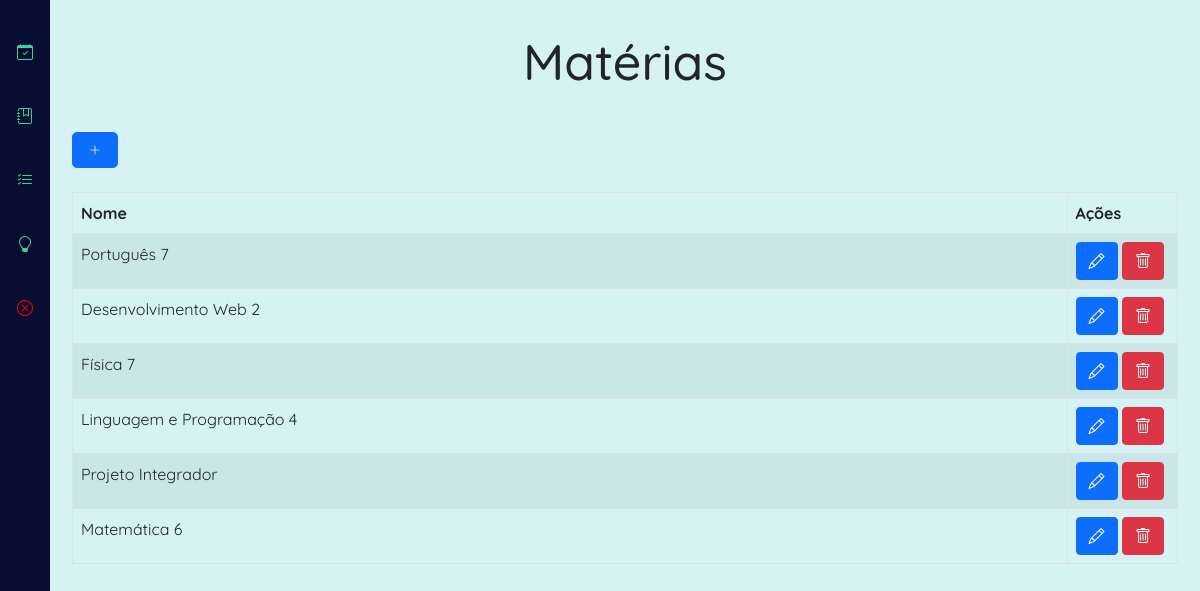
Page /tcc/materia/listar (signed in) on the committed database.
### tables this page shows
CREATE TABLE `materia` (
  `id` bigint(20) UNSIGNED NOT NULL,
  `nome` varchar(100) NOT NULL,
  `user_id` int(11) NOT NULL
);

### tcc/controllers/MateriaController.php (called while the page is built, shortened)
<?php
  class MateriaController extends Controller {
    public function listar() {
      $model = new Materia();
      $materias = $model->read();
      $materias = $model->getByUserM($_SESSION['id_usuario']);
      $dados = array();
      $dados['materias'] = $materias;
      $this->view("listagemMateria", $dados);
    }
  }
 ?>

### tcc/system/Model.php (called while the page is built, shortened)
<?php
  abstract class Model {
    protected $conexao;
    protected $tabela="";
    protected $query="";
    protected $ordem="id";
    public function __construct() {
      try {
        $opcoes = array(PDO::ATTR_ERRMODE => PDO::ERRMODE_EXCEPTION);
        $this->conexao = new PDO('mysql:host=localhost;dbname=routine; port=3306', "root", "", $opcoes);
      } catch (PDOException $e) {
        $this->conexao = null;
      }
    }
    public function read() {
      if ($this->query == "") {
        $this->query = "SELECT * FROM $this->tabela ORDER BY $this->ordem ";
      }
      $sentenca = $this->conexao->query($this->query);
      $sentenca->setFetchMode(PDO::FETCH_ASSOC);
      $consulta = $sentenca->fetchAll();
      return $consulta;
    }
  }
 ?>

### tcc/models/Materia.php (called while the page is built, shortened)
<?php
  class Materia extends Model {
    function getByUserM($user_id) {
      $sql = "SELECT * FROM materia where user_id=:user_id";
      $sentenca = $this->conexao->prepare($sql);
      $sentenca->bindParam(":user_id", $user_id);
      $sentenca->execute();
      $sentenca->setFetchMode(PDO::FETCH_ASSOC);
      $dados = $sentenca->fetchAll();
      return $dados;
    }
  }
 ?>

### tcc/views/listagemMateria.php (the view, shortened to what this page needs)
<h1>Matérias</h1>
<a class="btn btn-primary btn-lg nova-materia" href="<?php echo APP; ?>materia/novo" role="button"><i class="bi bi-plus-lg"></i></a>
<table class="table table-striped table-bordered">
  <thead>
    <tr>
      <th scope="col">Nome</th>
      <th scope="col">Ações</th>
    </tr>
  </thead>
  <tbody>
    <?php
        foreach ($materias as $materia) {
          $caminho = APP;
          echo "
            <tr>
              <td>{$materia['nome']}</td>
              <td style='width:10%'>
              <a class='btn btn-primary' href='$caminho/materia/editar/{$materia['id']}' role='button'><i class='bi bi-pencil'></i></a>
              <a class='btn btn-danger bt-sm btn-excluir' href='$caminho/materia/excluir/{$materia['id']}' role='button'><i class='bi bi-trash'></i></a>
              </td>
            </tr>";
        }
     ?>
  </tbody>
</table>

### tcc/views/menu.php (style rules this page uses)
body { background-color: #D6F2F4; margin-left: 50px; padding: 0px 10px; }

### tcc/views/listagemMateria.php (style rules this page uses)
table { font-size: 16px; font-family: 'Quicksand', sans-serif; }
.nova-materia { font-size: 12px; }
h1 { font-size: 50px; font-family: 'Quicksand', sans-serif; padding: 2rem; text-align: center; }

### rows in the picture
materia: nome "Português 7"
materia: nome "Desenvolvimento Web 2"
materia: nome "Física 7"
materia: nome "Linguagem e Programação 4"
materia: nome "Projeto Integrador"
materia: nome "Matemática 6"
